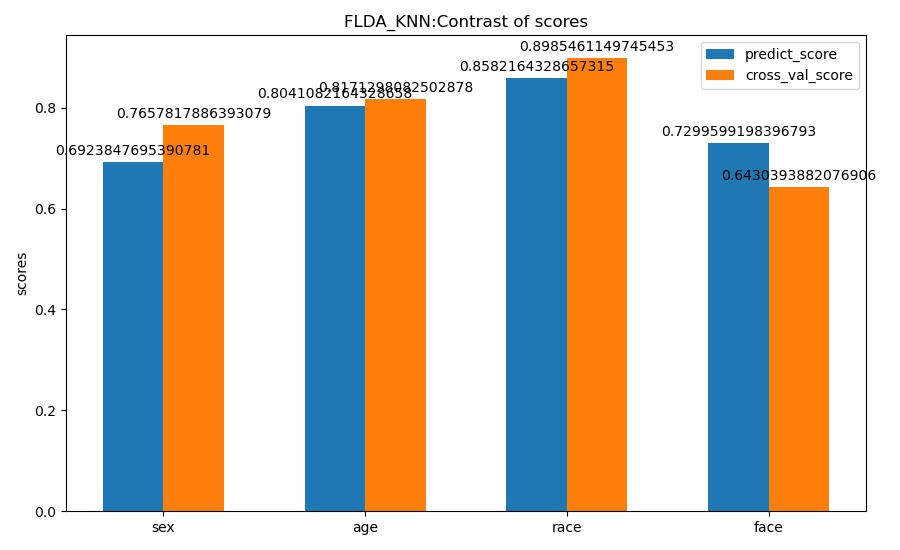

Source code (Python):
##########knn分类##########
import numpy as np
from sklearn.preprocessing import StandardScaler
from sklearn.neighbors import KNeighborsClassifier
from sklearn.preprocessing import LabelEncoder
import matplotlib
import matplotlib.pyplot as plt

############## 一、FLDA_extract.py #############################
########## 1、获取数字化后的图像训练数据 ##########
f = open("faceR","r",encoding="utf8")
x = f.read()
f.close()
x = x.split() #默认删除所有空字符，包括空格和换行符等
x = np.array(list(float(char) for char in x)) #字符串列表转数组
x.resize((1996,100)) #转为二维数组
xtrain = x
print('图像训练数据xtrain:\n',xtrain,xtrain.shape)
xtrain = np.delete(xtrain,0,axis=1) #删除第一列：图片编号
print('\nxtrain去编号后：\n',xtrain,xtrain.shape)
#标准化图像训练数据
scaler = StandardScaler()
xtrain = scaler.fit_transform(xtrain)
n_features = xtrain.shape[1]
n_samples = xtrain.shape[0]
print('\nxtrain标准化后：\n',xtrain,"\n特征数：",n_features,"\n样本数：",n_samples)


######### 2、获取预处理后的标签训练数据 ##########
f = open("faceDR","r",encoding="utf8")
y = f.read()
f.close()
y = y.split() #默认删除所有空字符，包括空格和换行符等
#print(y)
del y[0]
#print(y)
y = np.array(y)
y.resize((1996,5))
ytrain = y
print('标签训练数据ytrain:\n',ytrain,ytrain.shape)

#性别分类
print('\n性别分类ytrain_sex:\n',ytrain[:,1],ytrain[:,1].shape)
#年龄分类
print('\n年龄分类ytrain_age:\n',ytrain[:,2],ytrain[:,2].shape)
#种族分类
print('\n种族分类ytrain_race:\n',ytrain[:,3],ytrain[:,3].shape)
#表情分类
print('\n表情分类ytrain_face:\n',ytrain[:,4],ytrain[:,4].shape)


########### 3、获取预处理后的测试数据 ##########
f = open("faceS","r",encoding="utf8")
x2 = f.read()
f.close()
x2 = x2.split() #默认删除所有空字符，包括空格和换行符等
x2 = np.array(list(float(char) for char in x2)) #字符串列表转数组
x2.resize((1996,100)) #转为二维数组
xtest = x2
print('图像测试数据xtest:\n',xtest,xtest.shape)
xtest = np.delete(xtest,0,axis=1) #删除第一列：图片编号
print('\nxtest去编号后：\n',xtest,xtest.shape)
xtest = scaler.fit_transform(xtest)
print('\nxtest标准化后：\n',xtest)


########### 4、获取标签测试数据 ##########
f = open("faceDS","r",encoding="utf8")
y2 = f.read()
f.close()
y2 = y2.split() #默认删除所有空字符，包括空格和换行符等
#del y2[0]  #faceDS文件比faceDR文件少了第一个多余的字符串，所以不用del掉。建议先print测试一下
y2 = np.array(y2)
y2.resize((1996,5))
ytest = y2
print('标签测试数据ytest:\n',ytest,ytest.shape)
#性别分类
print('\n性别分类ytest_sex:\n',ytest[:,1],ytest[:,1].shape)
#年龄分类
print('\n年龄分类ytest_age:\n',ytest[:,2],ytest[:,2].shape)
#种族分类
print('\n种族分类ytest_race:\n',ytest[:,3],ytest[:,3].shape)
#表情分类
print('\n表情分类ytest_face:\n',ytest[:,4],ytest[:,4].shape)


########## 5、创建LDA模型降维并训练 ###########
##不同于PCA用于无监督学习的特征提取，FLDA适用于监督学习的特征提取，即需要标签y一起送入LDA模型中训练
#创建性别分类的LDA模型降维并训练
from sklearn.discriminant_analysis import LinearDiscriminantAnalysis as LDA
lda_sex = LDA(n_components=1) #监督学习下的FLDA特征提取，数据降维后的维数受特征维数和类别数的限制；PCA较自由
lda_sex.fit(xtrain,ytrain[:,1])
#将训练好的LDA模型对数据进行特征提取
xtrain_sex = lda_sex.transform(xtrain)
xtest_sex = lda_sex.transform(xtest)
print('用训练后的性别分类LDA模型降维后的图像训练数据和测试数据：',xtrain_sex.shape,xtest_sex.shape)

#创建年龄分类的LDA模型降维并训练
from sklearn.discriminant_analysis import LinearDiscriminantAnalysis as LDA
lda_age = LDA(n_components=2)
lda_age.fit(xtrain,ytrain[:,2])
#将训练好的LDA模型对数据进行特征提取
xtrain_age = lda_age.transform(xtrain)
xtest_age = lda_age.transform(xtest)
print('用训练后的年龄分类LDA模型降维后的图像训练数据和测试数据：',xtrain_age.shape,xtest_age.shape)

#创建种族分类的LDA模型降维并训练
from sklearn.discriminant_analysis import LinearDiscriminantAnalysis as LDA
lda_race = LDA(n_components=6)
lda_race.fit(xtrain,ytrain[:,3])
#将训练好的LDA模型对数据进行特征提取
xtrain_race = lda_race.transform(xtrain)
xtest_race = lda_race.transform(xtest)
print('用训练后的种族分类LDA模型降维后的图像训练数据和测试数据：',xtrain_race.shape,xtest_race.shape)

#创建表情分类的LDA模型降维并训练
from sklearn.discriminant_analysis import LinearDiscriminantAnalysis as LDA
lda_face = LDA(n_components=2)
lda_face.fit(xtrain,ytrain[:,4])
#将训练好的LDA模型对数据进行特征提取
xtrain_face = lda_face.transform(xtrain)
xtest_face = lda_face.transform(xtest)
print('用训练后的表情分类LDA模型降维后的图像训练数据和测试数据：',xtrain_face.shape,xtest_face.shape)
#————————————————————————————————————————————————————————————————————————————————————————————————

############### 二、送入KNN分类 ########################
#KNN可以处理标称标签，不需要转成数值
#####性别分类#####
knn_sex = KNeighborsClassifier().fit(xtrain_sex, ytrain[:,1])
print('KNN分类——性别分类分数',knn_sex.score(xtest_sex,ytest[:,1]))
#####年龄分类#####
knn_age = KNeighborsClassifier().fit(xtrain_age, ytrain[:,2])
print('KNN分类——年龄分类分数',knn_age.score(xtest_age,ytest[:,2]))
#####种族分类#####
knn_race = KNeighborsClassifier().fit(xtrain_race, ytrain[:,3])
print('KNN分类——种族分类分数',knn_race.score(xtest_race,ytest[:,3]))
#####表情分类#####
knn_face =  KNeighborsClassifier().fit(xtrain_face, ytrain[:,4])
print('KNN分类——表情分类分数',knn_face.score(xtest_face,ytest[:,4]))


##### 三、五折交叉验证KNN在分类上的准确率 #####
#合并x数据和y数据
X = np.concatenate([xtrain,xtest],axis=0)
Y = np.concatenate([ytrain,ytest],axis=0)
print('所有图像数据：\n',X,X.shape,'\n所有标签数据：\n',Y,Y.shape)

kfold = KFold(n_splits=5,shuffle=True,random_state=42)
sex_result = cross_val_score(knn_sex,X,Y[:,1],cv=kfold)
print('性别KNN分类交叉验证结果：%0.2f(±%0.2f)'%(sex_result.mean(),sex_result.std()*2))
age_result = cross_val_score(knn_age,X,Y[:,2],cv=kfold)
print('年龄KNN分类交叉验证结果：%0.2f(±%0.2f)'%(age_result.mean(),age_result.std()*2))
race_result = cross_val_score(knn_race,X,Y[:,3],cv=kfold)
print('种族KNN分类交叉验证结果：%0.2f(±%0.2f)'%(race_result.mean(),race_result.std()*2))
face_result = cross_val_score(knn_face,X,Y[:,4],cv=kfold)
print('表情KNN分类交叉验证结果：%0.2f(±%0.2f)'%(face_result.mean(),face_result.std()*2))


############ 四、绘制分数对比图 #####################
plt.rcParams['savefig.dpi'] = 100 #图片像素
plt.rcParams['figure.dpi'] = 100 #分辨率
plt.rcParams['figure.figsize'] = (9.0, 5.5)
fig,ax = plt.subplots()
#绘制Bar
labels = ['sex',"age",'race','face']
num = np.arange(4)
result1 = np.array([knn_sex.score(xtest_sex,ytest[:,1]),knn_age.score(xtest_age,ytest[:,2]),knn_race.score(xtest_race,ytest[:,3]),knn_face.score(xtest_face,ytest[:,4])])
result2 = np.array([sex_result.mean(),age_result.mean(),race_result.mean(),face_result.mean()])
rects1 = ax.bar(num-0.3/2,result1,width = 0.3,label = 'predict_score')
rects2 = ax.bar(num+0.3/2,result2,width=0.3,label = 'cross_val_score')

ax.set_ylabel("scores")
ax.set_title("FLDA_KNN:Contrast of scores")
ax.set_xticks(num)
ax.set_xticklabels(labels)
ax.legend()
#绘制标签
def autolabel(rects):
    for rect in rects:
        height = rect.get_height()
        ax.annotate('{}'.format(height),
                    xy=(rect.get_x() + rect.get_width()/2,height),
                   xytext=(0,3),
                   textcoords="offset points",
                   ha='center',va='bottom')
autolabel(rects1)
autolabel(rects2)
fig.tight_layout()
plt.savefig("FLDA_KNN.jpg")
plt.show()